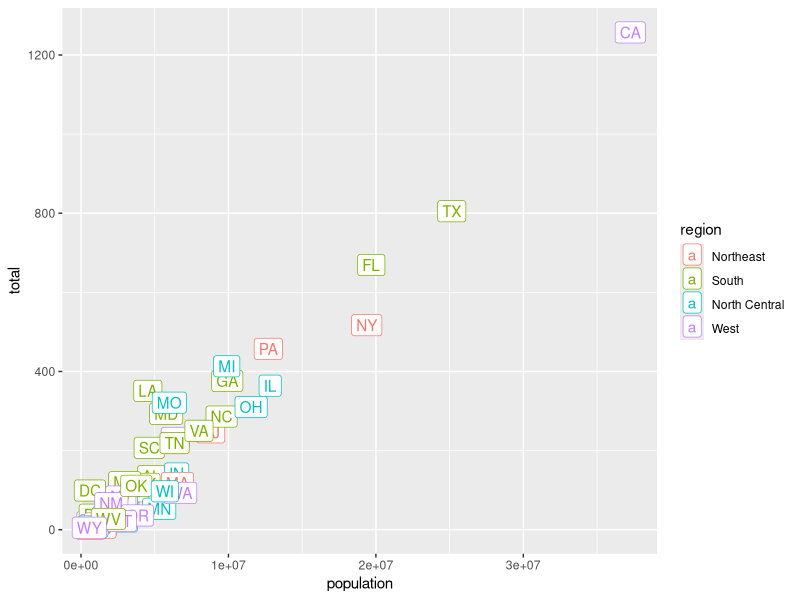
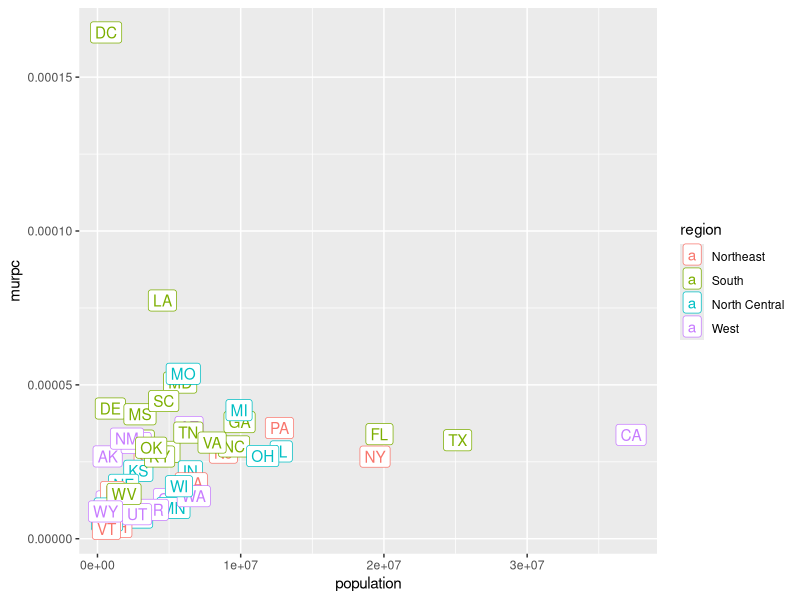

Here is the R script that generated these plots, in order:
library(tidyverse)
library(dslabs)
data(murders)

murders %>%
  ggplot(aes(population, total, label = abb, color = region)) +
  geom_label()


a <- 1
b <- 1
c <- -1

solution_1 <- (-b + sqrt(b^2 - 4*a*c))/(2*a)
solution_2 <- (-b - sqrt(b^2 - 4*a*c))/(2*a)

murders$murpc <- murders$total / murders$population
murders %>%
  ggplot(aes(population, murpc, label = abb, color = region)) +
  geom_label()

class(murders)
str(murders)
head(murders)
tail(murders)

# Variables can be numeric (population), characters (state), 
# logical vectors (true or false) or factors (regionleve).

names(murders)
murders$population
murders$state

pop <- murders$population
pop
length(pop)
length(murders$population)

class(murders$state)

z <- 3 == 2
class(z)
z

class(murders$region)
levels(murders$region)

# n is not the same as "n".

m <- "n"
n <- 20
m
n
m <- n
m
